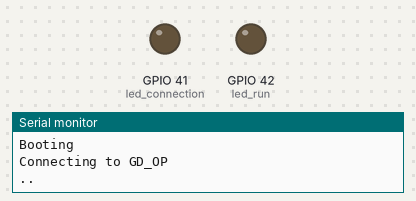
Simulated run of this sketch. Board: ESP32. On the bench: output pins drawn as LEDs (lit = HIGH), the last lines printed to the serial monitor. WiFi joins after 1.5 s; servers stay silent unless stated; random numbers use the default seed unless the sketch sets one; no MQTT or app messages arrive unless stated.

Above: at 0.6 s.
At 1.7 s:
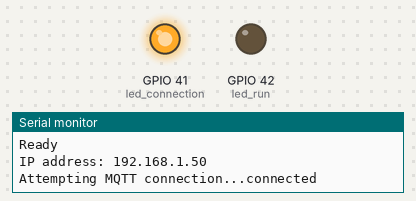
At 99.8 s:
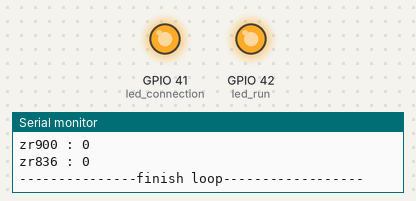
Timing chart, 0 to 106.2 s (numbered marks = the images above):
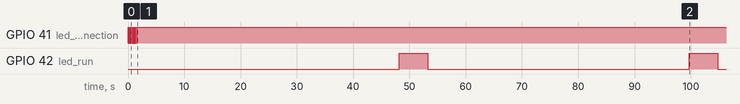

The sketch:

OR01R_UPDATE_rev8.ino
```cpp
//ORR01
#include <WiFi.h>
#include <ESPmDNS.h>
#include <WiFiUdp.h>
#include <ArduinoOTA.h>
#include <PubSubClient.h>
#include <ModbusMaster.h>

ModbusMaster node;

#define led_connection 41
#define led_run 42


const char* ssid = "GD_OP";
const char* password = "natmms22";
//const char* ssid = "TP-Link_EF46";
//const char* password = "98148813";
const char* mqtt_server = "192.168.4.2";

IPAddress local_IP(192, 168, 4, 101); // Static IP address192.168.100.164
IPAddress gateway(192, 168, 4, 1);    // Gateway IP address
IPAddress subnet(255, 255, 255, 0);     // subnet

WiFiClient espClient;
PubSubClient client(espClient);

/*void led()
{
  digitalWrite(led_connection , HIGH);
  delay(100);
  digitalWrite(led_connection , LOW);
  delay(100);
}*/

int count_connection;

void setup_wifi()
{
  delay(10);
  // We start by connecting to a WiFi network
  Serial.println();
  Serial.print("Connecting to ");
  Serial.println(ssid);

  WiFi.config(local_IP, gateway, subnet);
  WiFi.mode(WIFI_STA);
  WiFi.begin(ssid, password);

  while (WiFi.status() != WL_CONNECTED)
  {
    count_connection++;
    digitalWrite(led_connection, HIGH);delay(100);digitalWrite(led_connection, LOW);delay(100);
    Serial.print(".");
    if(count_connection>20)
    {
      ESP.restart();
    }
  }

  randomSeed(micros());

  Serial.println("");
  Serial.println("WiFi connected");
  Serial.println("IP address: ");
  Serial.println(WiFi.localIP());
}

void callback(char* topic, byte* payload, unsigned int length)
{
  Serial.print("Message arrived [");
  Serial.print(topic);
  Serial.print("] ");
  for (int i = 0; i < length; i++) {
    Serial.print((char)payload[i]);
  }
  Serial.println();

  // Switch on the LED if an 1 was received as first character
  if ((char)payload[0] == '1') {
    //digitalWrite(BUILTIN_LED, LOW);   // Turn the LED on (Note that LOW is the voltage level
    // but actually the LED is on; this is because
    // it is active low on the ESP-01)
  } else {
    //digitalWrite(BUILTIN_LED, HIGH);  // Turn the LED off by making the voltage HIGH
  }

}

int timeout ;

void reconnect()
{
  // Loop until we're reconnected
  if(!client.connected())
  {
    digitalWrite(led_connection, HIGH);
    Serial.print("Attempting MQTT connection...");
    // Create a random client ID
    String clientId = "ESP8266Client-";
    clientId += String(random(0xffff), HEX);
    // Attempt to connect
    if (client.connect(clientId.c_str())) {
      Serial.println("connected");
      // Once connected, publish an announcement...
      //client.publish("outTopic", "hello world");
      // ... and resubscribe
      client.subscribe("inTopic");
    } else {
      Serial.print("failed, rc=");
      Serial.print(client.state());
      Serial.println(" try again in 5 seconds");
      // Wait 5 seconds before retrying
      //delay(5000);
      digitalWrite(led_connection, HIGH);delay(300);digitalWrite(led_connection, LOW);delay(300);
      timeout++;
      if(timeout >= 10)
      {
        ESP.restart();
      }
    }
  }
}

void setup()
{
  Serial.begin(9600);
  Serial1.begin(9600);
  node.begin(1,Serial1);
  pinMode ( led_connection , OUTPUT);
  pinMode ( led_run, OUTPUT);
  Serial.println("Booting");
  setup_wifi();

  // Port defaults to 3232
  // ArduinoOTA.setPort(3232);

  // Hostname defaults to esp3232-[MAC]
  ArduinoOTA.setHostname("ORR01");

  // No authentication by default
  ArduinoOTA.setPassword("1234");

  // Password can be set with it's md5 value as well
  // MD5(admin) = 21232f297a57a5a743894a0e4a801fc3
  // ArduinoOTA.setPasswordHash("21232f297a57a5a743894a0e4a801fc3");

  ArduinoOTA
    .onStart([]() {
      String type;
      if (ArduinoOTA.getCommand() == U_FLASH)
        type = "sketch";
      else // U_SPIFFS
        type = "filesystem";

      // NOTE: if updating SPIFFS this would be the place to unmount SPIFFS using SPIFFS.end()
      Serial.println("Start updating " + type);
    })
    .onEnd([]() {
      Serial.println("\nEnd");
    })
    .onProgress([](unsigned int progress, unsigned int total) {
      Serial.printf("Progress: %u%%\r", (progress / (total / 100)));
    })
    .onError([](ota_error_t error) {
      Serial.printf("Error[%u]: ", error);
      if (error == OTA_AUTH_ERROR) Serial.println("Auth Failed");
      else if (error == OTA_BEGIN_ERROR) Serial.println("Begin Failed");
      else if (error == OTA_CONNECT_ERROR) Serial.println("Connect Failed");
      else if (error == OTA_RECEIVE_ERROR) Serial.println("Receive Failed");
      else if (error == OTA_END_ERROR) Serial.println("End Failed");
    });

  ArduinoOTA.begin();

  Serial.println("Ready");
  Serial.print("IP address: ");
  Serial.println(WiFi.localIP());
  client.setServer(mqtt_server, 1883);
  client.setCallback(callback);
}

String rssi,zr1200,zr1232,d4000,d4002,d4004,d4006,d4008,d4010,d4012,d4014,d4016,d4018,d4020,d4022,d4024,d4026,d4028,d4030,d4032,d4034,d2754,zr900,zr836;
char i_rssi[16],i0[16],i1[16],i2[16],i3[16],i4[16],i5[16],i6[16],i7[16],i8[16],i9[16],i10[16],i11[16],i12[16],i13[16],i14[16],i15[16],i16[16],i17[16],i18[16],i19[16],i20[16],i21[16],i22[16];


void loop()
{
  rssi = WiFi.RSSI();
  ArduinoOTA.handle();
  if (!client.connected())
  {
    reconnect();
  }
  client.loop();
  digitalWrite(led_connection, HIGH);
  digitalWrite(led_run, LOW);
  //digitalWrite(led_connection, HIGH);
  Serial.println("\n---------------starting loop----------------");

  node.readHoldingRegisters(0, 1);
  Serial.print("zr1200 : ");
  Serial.println(node.getResponseBuffer(0));
  zr1200 = node.getResponseBuffer(0);
  node.clearResponseBuffer();

  node.readHoldingRegisters(1, 1);
  Serial.print("zr1232 : ");
  Serial.println(node.getResponseBuffer(0));
  zr1232 = node.getResponseBuffer(0);
  node.clearResponseBuffer();

  node.readHoldingRegisters(2, 1);
  Serial.print("d4000 : ");
  Serial.println(node.getResponseBuffer(0));
  d4000 = node.getResponseBuffer(0);
  node.clearResponseBuffer();

 node.readHoldingRegisters(3, 1);
  Serial.print("d4002 : ");
  Serial.println(node.getResponseBuffer(0));
  d4002 = node.getResponseBuffer(0);
  node.clearResponseBuffer();

 node.readHoldingRegisters(4, 1);
  Serial.print("d4004 : ");
  Serial.println(node.getResponseBuffer(0));
  d4004 = node.getResponseBuffer(0);
  node.clearResponseBuffer();

 node.readHoldingRegisters(5, 1);
  Serial.print("d4006 : ");
  Serial.println(node.getResponseBuffer(0));
  d4006 = node.getResponseBuffer(0);
  node.clearResponseBuffer();

 node.readHoldingRegisters(6, 1);
  Serial.print("d4008 : ");
  Serial.println(node.getResponseBuffer(0));
  d4008 = node.getResponseBuffer(0);
  node.clearResponseBuffer();

 node.readHoldingRegisters(7, 1);
  Serial.print("d4010 : ");
  Serial.println(node.getResponseBuffer(0));
  d4010 = node.getResponseBuffer(0);
  node.clearResponseBuffer();

 node.readHoldingRegisters(8, 1);
  Serial.print("d4012 : ");
  Serial.println(node.getResponseBuffer(0));
  d4012 = node.getResponseBuffer(0);
  node.clearResponseBuffer();

 node.readHoldingRegisters(9, 1);
  Serial.print("d4014 : ");
  Serial.println(node.getResponseBuffer(0));
  d4014 = node.getResponseBuffer(0);
  node.clearResponseBuffer();

 node.readHoldingRegisters(10, 1);
  Serial.print("d4016 : ");
  Serial.println(node.getResponseBuffer(0));
  d4016 = node.getResponseBuffer(0);
  node.clearResponseBuffer();

 node.readHoldingRegisters(11, 1);
  Serial.print("d4018 : ");
  Serial.println(node.getResponseBuffer(0));
  d4018 = node.getResponseBuffer(0);
  node.clearResponseBuffer();

 node.readHoldingRegisters(12, 1);
  Serial.print("d4020 : ");
  Serial.println(node.getResponseBuffer(0));
  d4020 = node.getResponseBuffer(0);
  node.clearResponseBuffer();

 node.readHoldingRegisters(13, 1);
  Serial.print("d4022 : ");
  Serial.println(node.getResponseBuffer(0));
  d4022 = node.getResponseBuffer(0);
  node.clearResponseBuffer();

 node.readHoldingRegisters(14, 1);
  Serial.print("d4024 : ");
  Serial.println(node.getResponseBuffer(0));
  d4024 = node.getResponseBuffer(0);
  node.clearResponseBuffer();

 node.readHoldingRegisters(15, 1);
  Serial.print("d4026 : ");
  Serial.println(node.getResponseBuffer(0));
  d4026 = node.getResponseBuffer(0);
  node.clearResponseBuffer();

 node.readHoldingRegisters(16, 1);
  Serial.print("d4028 : ");
  Serial.println(node.getResponseBuffer(0));
  d4028 = node.getResponseBuffer(0);
  node.clearResponseBuffer();

 node.readHoldingRegisters(17, 1);
  Serial.print("d4030 : ");
  Serial.println(node.getResponseBuffer(0));
  d4030 = node.getResponseBuffer(0);
  node.clearResponseBuffer();

 node.readHoldingRegisters(18, 1);
  Serial.print("d4032 : ");
  Serial.println(node.getResponseBuffer(0));
  d4032 = node.getResponseBuffer(0);
  node.clearResponseBuffer();

 node.readHoldingRegisters(19, 1);
  Serial.print("d4034 : ");
  Serial.println(node.getResponseBuffer(0));
  d4034 = node.getResponseBuffer(0);
  node.clearResponseBuffer();

 node.readHoldingRegisters(20, 1);
  Serial.print("d2754 : ");
  Serial.println(node.getResponseBuffer(0));
  d2754 = node.getResponseBuffer(0);
  node.clearResponseBuffer();

 node.readHoldingRegisters(21, 1);
  Serial.print("zr900 : ");
  Serial.println(node.getResponseBuffer(0));
  zr900 = node.getResponseBuffer(0);
  node.clearResponseBuffer();

 node.readHoldingRegisters(22, 1);
  Serial.print("zr836 : ");
  Serial.println(node.getResponseBuffer(0));
  zr836 = node.getResponseBuffer(0);
  node.clearResponseBuffer();

  delay(500);
  digitalWrite(led_run, HIGH);

  zr1200.toCharArray(i0, 16);client.publish("ORR01/ZR1200", i0);
  zr1232.toCharArray(i1, 16);client.publish("ORR01/ZR1232", i1);
  d4000.toCharArray(i2, 16);client.publish("ORR01/D4000", i2);
  d4002.toCharArray(i3, 16);client.publish("ORR01/D4002", i3);
  d4004.toCharArray(i4, 16);client.publish("ORR01/D4004", i4);
  d4006.toCharArray(i5, 16);client.publish("ORR01/D4006", i5);
  d4008.toCharArray(i6, 16);client.publish("ORR01/D4008", i6);
  d4010.toCharArray(i7, 16);client.publish("ORR01/D4010", i7);
  d4012.toCharArray(i8, 16);client.publish("ORR01/D4012", i8);
  d4014.toCharArray(i9, 16);client.publish("ORR01/D4014", i9);
  d4016.toCharArray(i10, 16);client.publish("ORR01/D4016", i10);
  d4018.toCharArray(i11, 16);client.publish("ORR01/D4018", i11);
  d4020.toCharArray(i12, 16);client.publish("ORR01/D4020", i12);
  d4022.toCharArray(i13, 16);client.publish("ORR01/D4022", i13);
  d4024.toCharArray(i14, 16);client.publish("ORR01/D4024", i14);
  d4026.toCharArray(i15, 16);client.publish("ORR01/D4026", i15);
  d4028.toCharArray(i16, 16);client.publish("ORR01/D4028", i16);
  d4030.toCharArray(i17, 16);client.publish("ORR01/D4030", i17);
  d4032.toCharArray(i18, 16);client.publish("ORR01/D4032", i18);
  d4034.toCharArray(i19, 16);client.publish("ORR01/D4034", i19);
  rssi.toCharArray(i_rssi, 16);client.publish("ORR01/rssi", i_rssi);
  d2754.toCharArray(i20, 16);client.publish("ORR01/D2754", i20);
  zr900.toCharArray(i21, 16);client.publish("ORR01/ZR900", i21);
  zr836.toCharArray(i22, 16);client.publish("ORR01/ZR836", i22);

  Serial.println("\n---------------finish loop------------------\n\n");
  delay(5000);
}
```

Measured:
- by itself, GPIO 41 (led_connection): alternates HIGH for 0.10 s and LOW for 0.10 s, 16 changes in all, then stays HIGH
- by itself, GPIO 42 (led_run): alternates HIGH for 5.0 s and LOW for 46.5 s
